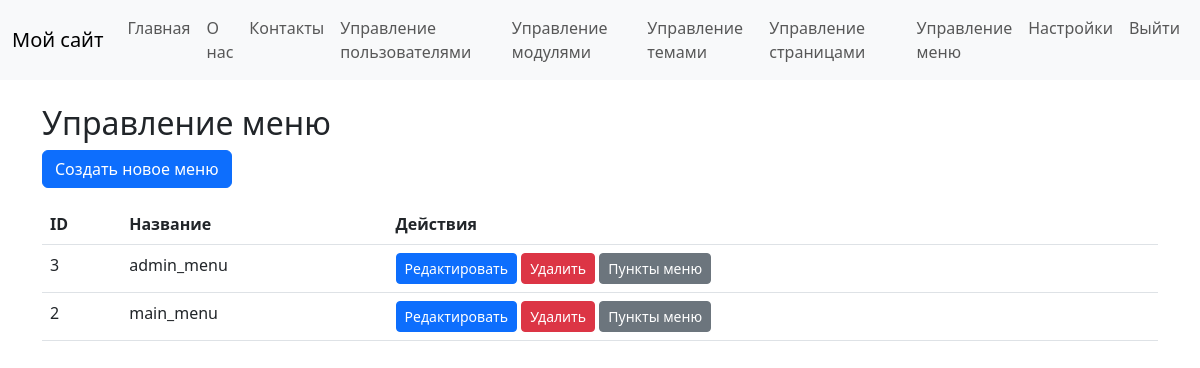
Screenshot of /admin/menus (signed in) with the database file from the repository.
### tables this page shows
CREATE TABLE `menu_items` (
                              `id` int NOT NULL,
                              `menu_id` int NOT NULL,
                              `title` varchar(255) NOT NULL,
                              `url` varchar(255) NOT NULL,
                              `parent_id` int DEFAULT NULL,
                              `position` int NOT NULL DEFAULT '0'
);

CREATE TABLE `menus` (
                         `id` int NOT NULL,
                         `name` varchar(100) NOT NULL
);

### core/View.php (called while the page is built)
<?php
class View
{
    public static function render($template, $data = [], $module = false): void
    {
        PageRenderer::render($template, $data, $module);
    }
}

### core/controllers/AdminMenuController.php (called while the page is built, shortened)
<?php
class AdminMenuController
{
    public function menus()
    {
        $menus = Menu::all();
        View::render('admin/menus', ['menus' => $menus]);
    }
}

### core/Router.php (called while the page is built, shortened)
<?php
class Router
{
    private $routes = [];
    public function add($route, $callback)
    {
        $route = trim($route, '/');
        $route = '#^' . $route . '$#';
        $this->routes[$route] = $callback;
    }
    public function dispatch()
    {
        $url = isset($_GET['url']) ? $_GET['url'] : '';
        $url = trim($url, '/');
        foreach ($this->routes as $pattern => $callback) {
            if (preg_match($pattern, $url, $params)) {
                if (is_callable($callback)) {
                    return call_user_func_array($callback, array_slice($params, 1));
                } elseif (is_array($callback)) {
                    $controller = $callback[0];
                    $method = $callback[1];
                    return call_user_func_array([$controller, $method], array_slice($params, 1));
                }
            }
        }
    }
}

### public/index.php (called while the page is built, shortened)
<?php
require_once __DIR__ . '/../core/init.php';
$router = new Router();
$router->add('', function () {
    $page = Page::findByType('home');
    if ($page && $page->status == 'published') {
        View::render('page', ['page' => $page]);
    } else {
        echo 'Главная страница не настроена';
    }
});
$settingsController = new SettingsController();
$router->add('admin/settings', [$settingsController, 'index']);
$router->add('admin/settings/update', [$settingsController, 'update']);
$authController = new AuthController();
$router->add('login', [$authController, 'login']);
$router->add('logout', [$authController, 'logout']);
$router->add('register', [$authController, 'register']);
$adminController = new AdminController();
$router->add('admin', [$adminController, 'index']);
$router->add('admin/users', [$adminController, 'users']);
$router->add('admin/users/edit/(\d+)', [$adminController, 'editUser']);
$router->add('admin/users/delete/(\d+)', [$adminController, 'deleteUser']);
$router->add('admin/modules', [$adminController, 'modules']);
$router->add('admin/modules/enable/([a-zA-Z0-9_]+)', [$adminController, 'enableModule']);
$router->add('admin/modules/disable/([a-zA-Z0-9_]+)', [$adminController, 'disableModule']);
$router->add('admin/themes', [$adminController, 'themes']);
$router->add('admin/themes/activate/([a-zA-Z0-9_]+)', [$adminController, 'activateTheme']);
$router->add('admin/pages', [$adminController, 'pages']);
$router->add('admin/pages/create', [$adminController, 'createPage']);
$router->add('admin/pages/edit/(\d+)', [$adminController, 'editPage']);
$router->add('admin/pages/delete/(\d+)', [$adminController, 'deletePage']);
$adminMenuController = new AdminMenuController();
$router->add('admin/menus', [$adminMenuController, 'menus']);
$router->add('admin/menus/create', [$adminMenuController, 'createMenu']);
$router->add('admin/menus/edit/(\d+)', [$adminMenuController, 'editMenu']);
$router->add('admin/menus/delete/(\d+)', [$adminMenuController, 'deleteMenu']);
$router->add('admin/menus/items/(\d+)', [$adminMenuController, 'manageMenuItems']);
$router->add('admin/menus/items/create/(\d+)', [$adminMenuController, 'createMenuItem']);
$router->add('admin/menus/items/edit/(\d+)', [$adminMenuController, 'editMenuItem']);
$router->add('admin/menus/items/delete/(\d+)', [$adminMenuController, 'deleteMenuItem']);
$pageController = new PageController();
$router->add('(.+)', [$pageController, 'viewPage']);
$router->dispatch();

### core/helpers/url_helper.php (called while the page is built)
<?php
function base_url($path = '')
{
    return rtrim(BASE_URL, '/') . '/' . ltrim($path, '/');
}

### core/Database.php (called while the page is built, shortened)
<?php
class Database
{
    private static $connection;
    public static function connect($host, $user, $pass, $dbname)
    {
        self::$connection = new mysqli($host, $user, $pass, $dbname);
        self::$connection->set_charset('utf8mb4');
    }
    public static function query($sql)
    {
        $result = self::$connection->query($sql);
        return $result;
    }
    public static function prepare($sql)
    {
        $stmt = self::$connection->prepare($sql);
        return $stmt;
    }
}

### core/models/Menu.php (called while the page is built, shortened)
<?php
class Menu
{
    public $id;
    public static function all()
    {
        $result = Database::query("SELECT * FROM menus");
        $menus = [];
        while ($row = $result->fetch_assoc()) {
            $menu = new self();
            $menu->id = $row['id'];
            $menu->name = $row['name'];
            $menus[] = $menu;
        }
        return $menus;
    }
    public static function findByName($name)
    {
        $stmt = Database::prepare("SELECT * FROM menus WHERE name = ?");
        $stmt->bind_param('s', $name);
        $stmt->execute();
        $result = $stmt->get_result();
        return $result->fetch_object('Menu');
    }
    public function getItems()
    {
        return MenuItem::findByMenuId($this->id);
    }
}

### core/init.php (called while the page is built, shortened)
<?php
spl_autoload_register(function ($class_name) {
    $paths = [
        __DIR__ . '/' . $class_name . '.php',
        __DIR__ . '/helpers/' . $class_name . '.php',
        __DIR__ . '/models/' . $class_name . '.php',
        __DIR__ . '/controllers/' . $class_name . '.php',
    ];
    foreach (glob(__DIR__ . '/../modules/*', GLOB_ONLYDIR) as $moduleDir) {
        $modulePaths = [
            $moduleDir . '/controller.php',
            $moduleDir . '/model.php',
        ];
        foreach (['controllers', 'models'] as $subDir) {
            $subDirPath = $moduleDir . '/' . $subDir;
        }
        $paths = array_merge($paths, $modulePaths);
    }
    foreach ($paths as $path) {
        if (file_exists($path)) {
            if (class_exists($class_name, false)) {
                return;
            }
        }
    }
});

### core/models/MenuItem.php (called while the page is built, shortened)
<?php
class MenuItem
{
    public static function findByMenuId($menu_id)
    {
        $stmt = Database::prepare("SELECT * FROM menu_items WHERE menu_id = ? ORDER BY position ASC");
        $stmt->bind_param('i', $menu_id);
        $stmt->execute();
        $result = $stmt->get_result();
        $items = [];
        while ($row = $result->fetch_assoc()) {
            $item = new self();
            $item->id = $row['id'];
            $item->menu_id = $row['menu_id'];
            $item->title = $row['title'];
            $item->url = $row['url'];
            $item->parent_id = $row['parent_id'];
            $item->position = $row['position'];
            $items[] = $item;
        }
        return $items;
    }
}

### core/helpers/html_helper.php (called while the page is built)
<?php
function escape($string)
{
    return htmlspecialchars($string, ENT_QUOTES, 'UTF-8');
}

### core/Auth.php (called while the page is built, shortened)
<?php
class Auth
{
    public static function check()
    {
        return isset($_SESSION['user_id']);
    }
    public static function user()
    {
        if (self::check()) {
            return User::findById($_SESSION['user_id']);
        }
        return null;
    }
    public static function isAdmin()
    {
        $user = self::user();
        if ($user) {
            return in_array('admin', $user->getRoles());
        }
        return false;
    }
}

### core/models/User.php (called while the page is built, shortened)
<?php
class User
{
    public $id;
    public static function findById($id)
    {
        $stmt = Database::prepare("SELECT * FROM users WHERE id = ?");
        $stmt->bind_param('i', $id);
        $stmt->execute();
        $result = $stmt->get_result();
        return $result->fetch_object('User');
    }
    public function getRoles()
    {
        $stmt = Database::prepare("SELECT r.name FROM roles r JOIN user_roles ur ON r.id = ur.role_id WHERE ur.user_id = ?");
        $stmt->bind_param('i', $this->id);
        $stmt->execute();
        $result = $stmt->get_result();
        $roles = [];
        while ($row = $result->fetch_assoc()) {
            $roles[] = $row['name'];
        }
        return $roles;
    }
}

### themes/default/templates/admin/menus.php (the view, shortened to what this page needs)
<?php View::render('header', []); ?>
    <h2>Управление меню</h2>
    <a href="<?= base_url('admin/menus/create') ?>" class="btn btn-primary mb-3">Создать новое меню</a>
    <table class="table">
        <thead>
        <tr>
            <th>ID</th>
            <th>Название</th>
            <th>Действия</th>
        </tr>
        </thead>
        <tbody>
        <?php foreach ($menus as $menu): ?>
            <tr>
                <td><?= $menu->id ?></td>
                <td><?= escape($menu->name) ?></td>
                <td>
                    <a href="<?= base_url('admin/menus/edit/' . $menu->id) ?>" class="btn btn-sm btn-primary">Редактировать</a>
                    <a href="<?= base_url('admin/menus/delete/' . $menu->id) ?>" class="btn btn-sm btn-danger" onclick="return confirm('Вы уверены?')">Удалить</a>
                    <a href="<?= base_url('admin/menus/items/' . $menu->id) ?>" class="btn btn-sm btn-secondary">Пункты меню</a>
                </td>
            </tr>
        <?php endforeach; ?>
        </tbody>
    </table>

### themes/default/templates/header.php (shortened to what this page needs)
<?php
$mainMenu = Menu::findByName('main_menu');
$menuItems = $mainMenu ? $mainMenu->getItems() : [];
?>
<!DOCTYPE html>
<html lang="ru">
<head>
    <link href="https://cdn.jsdelivr.net/npm/bootstrap@5.3.0/dist/css/bootstrap.min.css" rel="stylesheet">
</head>
<body>
<nav class="navbar navbar-expand-lg navbar-light bg-light">
    <div class="container-fluid">
        <a class="navbar-brand" href="<?= base_url() ?>">Мой сайт</a>
        <div class="collapse navbar-collapse" id="navbarNav">
            <ul class="navbar-nav me-auto">
                <?php foreach ($menuItems as $item): ?>
                    <li class="nav-item">
                        <a class="nav-link" href="<?= escape($item->url) ?>"><?= escape($item->title) ?></a>
                    </li>
                <?php endforeach; ?>
            </ul>
            <ul class="navbar-nav">
                <?php if (Auth::check()): ?>
                    <?php if (Auth::isAdmin()): ?>
                        <?php
                        $adminMenu = Menu::findByName('admin_menu');
                        $adminMenuItems = $adminMenu ? $adminMenu->getItems() : [];
                        ?>
                        <?php foreach ($adminMenuItems as $adminItem): ?>
                            <li class="nav-item">
                                <a class="nav-link" href="<?= escape($adminItem->url) ?>"><?= escape($adminItem->title) ?></a>
                            </li>
                        <?php endforeach; ?>
                    <?php endif; ?>
                    <li class="nav-item">
                        <a class="nav-link" href="<?= base_url('logout') ?>">Выйти</a>
                    </li>
                <?php endif; ?>
            </ul>
        </div>
    </div>
</nav>
<div class="container mt-4">

### rows the page displays
menu_items: title "Главная"
menu_items: title "О нас"
menu_items: title "Контакты"
menu_items: title "Управление пользователями"
menu_items: title "Управление модулями"
menu_items: title "Управление темами"
menu_items: title "Управление страницами"
menu_items: title "Управление меню"
menu_items: title "Настройки"
menus: id "3", name "admin_menu"
menus: id "2", name "main_menu"
